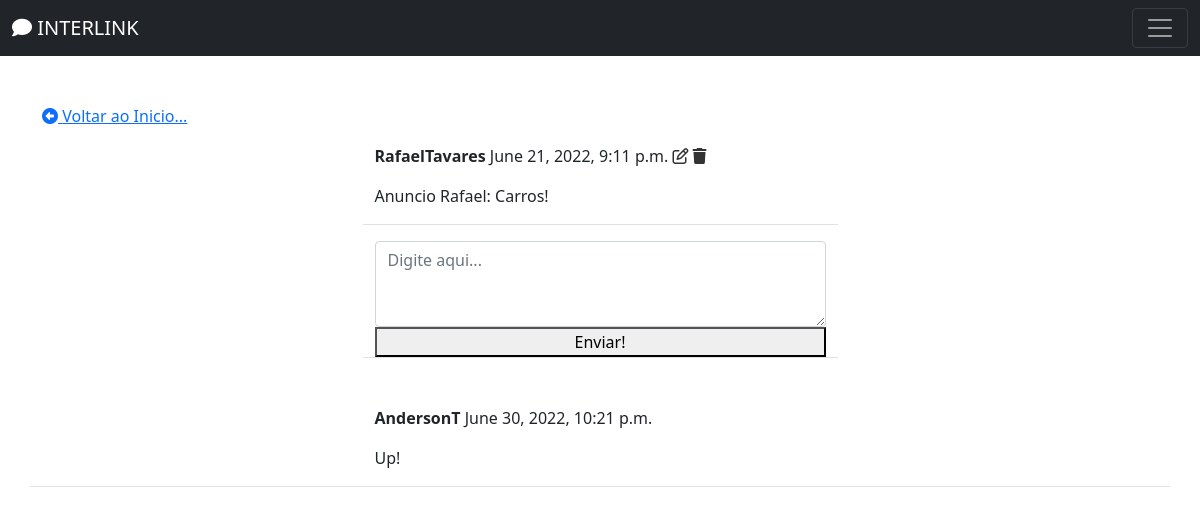
The app's page /social/post/9 (signed in) with its own data.
### social/models.py (models this page shows)
class Post(models.Model):
    body = models.TextField()
    created_on = models.DateTimeField(default=timezone.now)
    author = models.ForeignKey(User, on_delete=models.CASCADE)

class Comment(models.Model):
    comment = models.TextField()
    created_on = models.DateTimeField(default=timezone.now)
    author = models.ForeignKey(User, on_delete=models.CASCADE)
    post = models.ForeignKey('Post', on_delete=models.CASCADE)

### social/views.py (the view, shortened to what this page needs)
# urls.py: path('post/<int:pk>', PostDetailView.as_view(), name='post-detail'),
class PostDetailView(LoginRequiredMixin, View):
    def get(self, request, pk, *args, **kwargs):
        post = Post.objects.get(pk=pk)
        form = CommentForm()
        comments = Comment.objects.filter(post=post).order_by('-created_on')
        context = {
            'post': post,
            'form': form,
            'comments': comments,
        }
        return render(request, 'social/post_detail.html', context)

### social/forms.py
class CommentForm(forms.ModelForm):
    comment = forms.CharField(
        label='',
        widget=forms.Textarea(attrs={
            'rows': '3',
            'placeholder': 'Digite aqui...'
        })
    )
    class Meta:
        model = Comment
        fields = ['comment']

### social/templates/social/post_detail.html (shortened to what this page needs)
{% extends 'landing/base.html' %}
{% load crispy_forms_tags %}
{% block content %}
<div class="container">
    <div class="row mt-5">
        <div class="col-md-5 col-sm-6">
            <a href="{% url 'post-list' %}" class="btn-grey"><i class="fas fa-arrow-alt-circle-left"></i> Voltar ao Inicio...</a>
        </div>
    </div>
    <div class="row justify-content-center mt-3">
        <div class="col-md-5 col-sm-12 border-bottom">
            <p>
                <strong>{{ post.author }}</strong> {{ post.created_on }}
                {% if request.user == post.author %}
                    <a href="{% url 'post-edit' post.pk %}" style ="color: #333;"><i class="far fa-edit"></i></a>
                    <a href="{% url 'post-delete' post.pk %}" style ="color: #333;"><i class="fas fa-trash"></i></a>
                {% endif %}
            </p>
            <p>
                {{ post.body }}
            </p>
        </div>
    </div>
    <div class="row justify-content-center mt-3 mb-5">
        <div class="col-md-5 col-sm-12 border-bottom">
            <form method="POST">
                {{ form | crispy }}
                <div class= "d-grid gap-2">
                    <button class=""btn btn-sucess mt-3">Enviar!</button>
                </div>
        </div>
    </div>
    {% for comment in comments %}
    <div class="row justify-content-center mt-3 mb-5 border-bottom">
        <div class="col-md-5 col-sm-12">
            <p>
                <strong>{{ comment.author }}</strong> {{ comment.created_on }}
            </p>
            <p>{{ comment.comment }}</p>
        </div>
    </div>
    {% endfor %}
</div>
{% endblock content %}

### records on screen
Post: author "RafaelTavares", created_on "June 21, 2022, 9:11 p.m.", body "Anuncio Rafael: Carros!"
Comment: author "AndersonT", created_on "June 30, 2022, 10:21 p.m.", comment "Up!"
